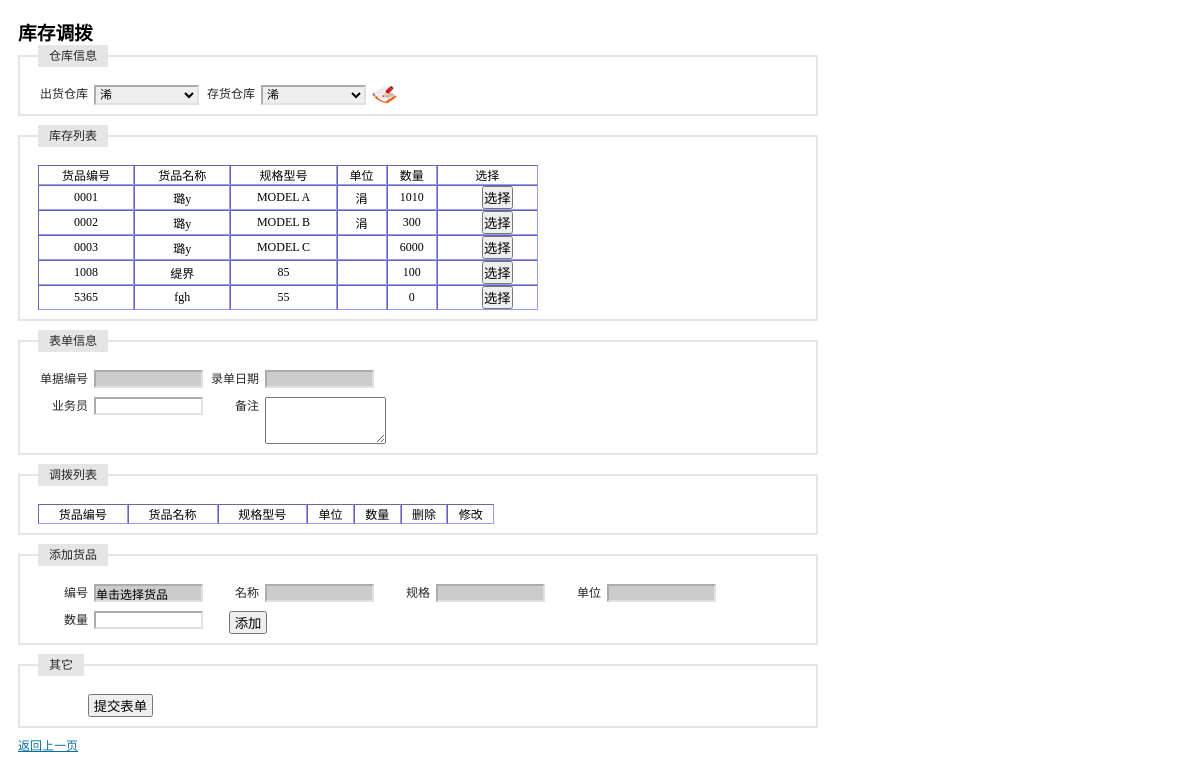
The page /receipt_exchange/receipt_exchange.php (signed in) on the database as committed earlier.
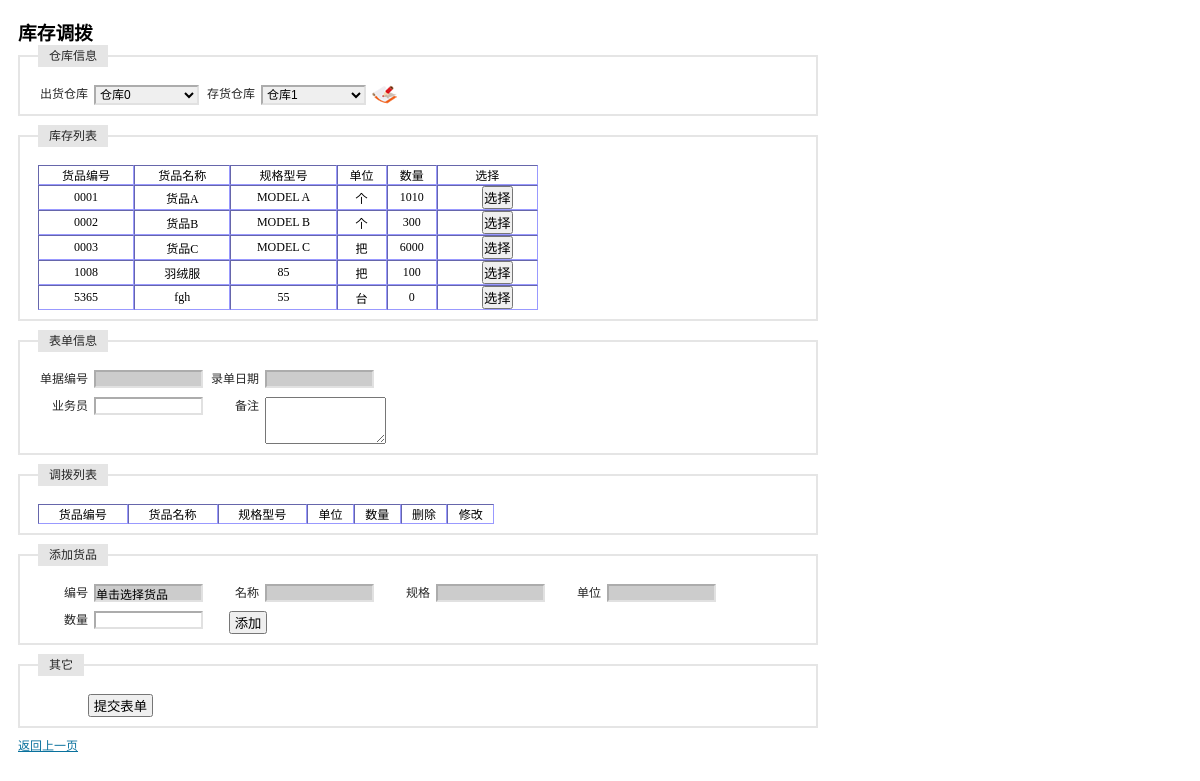
The same page on the database as committed later.
### tables this page shows
CREATE TABLE `table_warehouse_0000` (
  `id` varchar(8) NOT NULL,
  `num` int(4) default NULL,
  PRIMARY KEY  (`id`)
);

CREATE TABLE `tb_product` (
  `id` int(4) NOT NULL auto_increment,
  `maintype` varchar(20) NOT NULL,
  `subtype` varchar(20) NOT NULL,
  `name` varchar(20) NOT NULL,
  `encode` varchar(20) NOT NULL,
  `barcode` varchar(20) NOT NULL,
  `size` varchar(20) NOT NULL,
  `unit` varchar(10) NOT NULL,
  `upperlimit` int(4) NOT NULL,
  `lowerlimit` int(4) NOT NULL,
  `inprice` int(4) NOT NULL,
  `outprice` int(4) NOT NULL,
  `tupian` varchar(100) NOT NULL,
  `jianjie` mediumtext NOT NULL,
  `addtime` varchar(20) NOT NULL,
  PRIMARY KEY  (`id`,`encode`,`barcode`)
);

### receipt_exchange/receipt_exchange.php (the view, shortened to what this page needs)
<?php
    $warehouse = $_GET[warehouse];
    $query = "select * from table_warehouse order by name";
    $result_warehouse = mysql_query($query);
    if($warehouse=='')
        $warehouse='0000';
    $query = "select * from table_warehouse_$warehouse order by id asc";
    $result_item = mysql_query($query);
?>
<!DOCTYPE html PUBLIC "-//W3C//DTD XHTML 1.0 Transitional//EN" "http://www.w3.org/TR/xhtml1/DTD/xhtml1-transitional.dtd">
<html xmlns="http://www.w3.org/1999/xhtml">
<head>
</head>
<link rel="stylesheet" type="text/css" href="../css/iframe.css" media="screen" />
<body style="width:800px">
<form id="item_in" name="item_in" method="post" action="receipt_exchange_bg.php" onsubmit=" return checkForm()">
  <h3>库存调拨</h3>
  <fieldset>
  <legend>仓库信息</legend>
  <label>出货仓库</label>
  <select id="left" name="warehouse" onchange="location.href='receipt_exchange.php?warehouse='+this.value">
    <?php
    while($RS = mysql_fetch_array($result_warehouse))
        if($warehouse == $RS[id])
            echo "<option value='$RS[id]' selected>$RS[name]</option>";
        else
            echo "<option value='$RS[id]'>$RS[name]</option>";
    ?>
  </select>
  <label>存货仓库</label>
  <select id="right" name="warehouse2" >
    <script language="javascript">showRight()</script>
  </select>
  <a href="/wms/basic/warehouse/warehouse_show.php" target="_self"><img src="/wms/image/delete.gif" alt="仓库管理" width="25" height="19" border="0"/></a>
  </fieldset>
  <fieldset>
  <legend>库存列表</legend>
  <table id="storage" width="500" border="1" cellspacing="0" cellpadding="5" style="font-size:12px; border:thin; border-color:#9999FF ">
    <tr align="center">
      <td>货品编号</td>
      <td>货品名称</td>
      <td>规格型号</td>
      <td>单位</td>
      <td>数量</td>
      <td>选择</td>
    </tr>
    <?php
    while($RS = mysql_fetch_array($result_item)){
        echo "<tr align='center'>";
        echo "<td>$RS[id]</td>";
        if(1){
            $query = "select * from tb_product where encode = '$RS[id]'";
            $result_iteminfo = mysql_query($query);
            $RS2 = mysql_fetch_array($result_iteminfo);
            echo "<td>$RS2[name]</td>";
            echo "<td>$RS2[size]</td>";
            echo "<td>$RS2[unit]</td>";
        }
        else{
            echo "<td></td>";
            echo "<td></td>";
            echo "<td></td>";
        }
        echo "<td>$RS[num]</td>";
        echo "<td><button type='button' onclick='chooseItem(this)'>选择</button></td>";
        echo "</tr>";
    }
    ?>
  </table>
  </fieldset>
  <fieldset>
  <legend>表单信息</legend>
  <label>单据编号</label>
  <input id="id" name="id" type="text" onkeyup="value=value.replace(/[^\d]/g,'')" style="background-color:#CCCCCC" readonly/>
  <label>录单日期</label>
  <input name="date" type="text" id="control_date" style="background-color:#CCCCCC" onclick="new Calendar().show(this);"  maxlength="10" readonly/>
  <p>&nbsp;</p>
  <label>业务员</label>
  <input id="yewuyuan" name="yewuyuan" type="text" />
  <label>备注</label>
  <textarea name="remark" cols="13" rows="3" onkeyup="if(this.innerHTML.length>50) this.innerHTML=this.innerHTML.substr(0,50)"></textarea>
  </fieldset>
  <fieldset>
  <legend>调拨列表</legend>
  <table id="item_list" width="60%" border="1" cellspacing="0" cellpadding="5" style="font-size:12px; border:thin; border-color:#9999FF ">
    <tr align="center">
      <td>货品编号</td>
      <td>货品名称</td>
      <td>规格型号</td>
      <td>单位</td>
      <td>数量</td>
      <td>删除</td>
      <td>修改</td>
    </tr>
  </table>
  </fieldset>
  <fieldset>
  <legend>添加货品</legend>
  <label>编号</label>
  <input id="item_id" name="item_id" type="text" value="单击选择货品" size="10" style="background-color:#CCCCCC" readonly />
  <label>名称</label>
  <input id="item_name" name="item_name" type="text" size="5" style="background-color:#CCCCCC" readonly />
  <label>规格</label>
  <input id="item_model" name="item_model" type="text" size="5" style="background-color:#CCCCCC" readonly />
  <label>单位</label>
  <input id="item_unit" name="item_unit" type="text" size="5" style="background-color:#CCCCCC" readonly />
  <p>&nbsp;</p>
  <label>数量</label>
  <input name="item_num" type="text" id="item_num" onkeyup="value=value.replace(/[^\d]/g,'');numLimit(this)" maxlength="4" />
  <button type="button" onclick="if(checkInput()==true) addRow();">&nbsp;添加&nbsp;</button>
  </fieldset>
  <fieldset>
  <legend>其它</legend>
  <button type="submit" style="margin-left:50px">&nbsp;提交表单&nbsp;</button>
  </fieldset>
</form>
<p><a href="../basic/company/company_show.php">返回上一页</a></p>
</body>
</html>

Rows that differ between the two databases and show on the page:
changed through a linked row, table_warehouse_0000 "MODEL A": tb_product.name "璐у" → "货品A"; tb_product.unit "涓" → "个"
changed through a linked row, table_warehouse_0000 "MODEL B": tb_product.name "璐у" → "货品B"; tb_product.unit "涓" → "个"
changed through a linked row, table_warehouse_0000 "MODEL C": tb_product.name "璐у" → "货品C"; tb_product.unit (not shown) → "把"
changed through a linked row, table_warehouse_0000 id 1008: tb_product.name "缇界" → "羽绒服"; tb_product.unit (not shown) → "把"
changed through a linked row, table_warehouse_0000 "fgh": tb_product.unit (not shown) → "台"
Other text that changed with them:
form field warehouse: "浠" → "仓库0"
form field warehouse2: "浠" → "仓库1"
